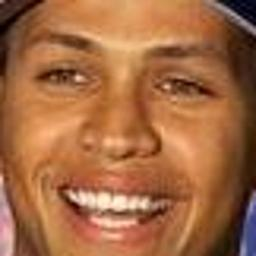
#> input picture dataset/000_001.jpg, 256 x 256 px; its folder holds 4 pictures in this run
$ python PCA.py
#> lines starting #> are read from the running program, lines starting #| are printed output that depends on the picture

# coding: utf-8

# In[1]:


import sys, os
from PIL import Image
import numpy as np
import matplotlib.pyplot as plt


# In[2]:


def read_image(im) :

    # Opening image as greyscale
#> called with im = './dataset/000_001.jpg'
    img = Image.open(im).convert('L')
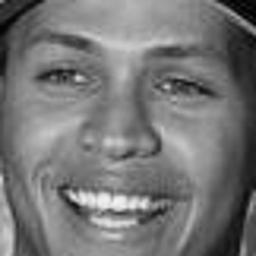
#> img: PIL image 256x256 L; min 1, max 244, mean 117.9
    img.load()

    # Converting image into a numpy array
    data = np.asarray(img, dtype="int32")

    return data


# In[3]:


def PCA_decompose(images, num_comp):

    # # Find mean and center the image
    # centered = (img - np.mean(img.T, axis=1)).T
    #
    # # Find covariance matrix
    # cov = np.cov(centered)
    #
    # # Eigen decomposition, get eigenvalues and eigenvectors
    # [eig_val, eig_vec] = np.linalg.eig(cov)
    #
    # # Getting top num_comp eigen vectors
    # if num_comp>=0 and num_comp<=256:
    #     eig_vec = eig_vec[:,range(num_comp)]
    #
    # # Finally, finding projection of the image
    # projection = np.dot(eig_vec.T, centered)
    #
    # # Returning eigenvalues, eigenvectors, and projection
    # return eig_val, eig_vec, projection

    M = np.mean(images.T, axis=1)
    # print(M)
    # center columns by subtracting column means
    C = images - M
    # print(C)
    # calculate covariance matrix of centered matrix
    V = np.matmul(C, C.T)
    # print(V)
    # eigendecomposition of covariance matrix
    values, vectors = np.linalg.eig(V)
    vectors = vectors[:,range(num_comp)]
    # print(vectors)
    # print(values)
    # project data
    P = vectors.dot(C)
    # print(P.T)
    return values, vectors, P

# In[27]:


def read_train_images():
    images = []
    with open("./sample_train.txt") as f:
            for line in f:
                images.append(line.split()[0])
    return images


# In[53]:


def find_MSE():

    # Specifying directory where files are stored
    train_dir = os.listdir('./dataset')
    # train_dir = read_train_images()
    images = None
# images = np.asarray(images)
    MSE = np.zeros(60)
    for x in train_dir:
        img = read_image('./dataset/' + x)
        img = img.flatten()
        if images is None:
            images = img
        else:
            images = np.vstack([images, img])
#> pass 2 of the loop in find_MSE, `for x in train_dir:`:
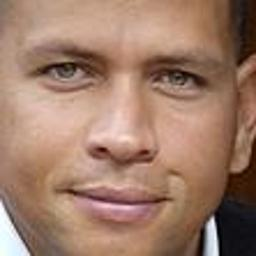
#> input picture dataset/000_005.jpg, 256 x 256 px
#> in read_image (call 2), `img = Image.open(im).convert('L')`:
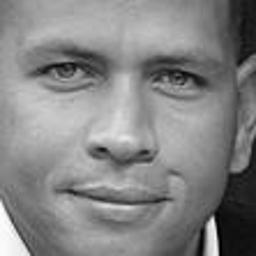
#> img: PIL image 256x256 L; min 0, max 254, mean 132.5
#> pass 3 of the loop in find_MSE, `for x in train_dir:`:
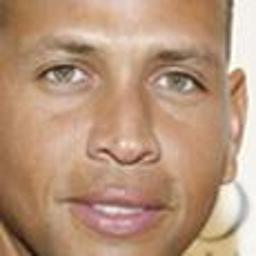
#> input picture dataset/000_023.jpg, 256 x 256 px
#> in read_image (call 3), `img = Image.open(im).convert('L')`:
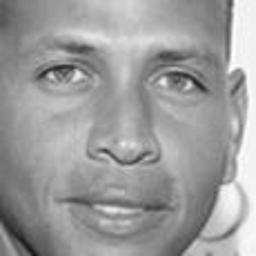
#> img: PIL image 256x256 L; min 18, max 254, mean 157.1
#> the loop made 4 passes; the first 3 are shown
    # Initializing Squared Error list to zero matrices
#     MSE = [ np.zeros((256, 256)) for x in range(0, 10)]
    MSE = np.zeros(60)
#> MSE = 60 values from 0 to 0

    # [11 lines of commented-out code are left out]
    val, vec, pro = PCA_decompose(images, 32)
#> in PCA_decompose, `V = np.matmul(C, C.T)`: V = [[79104314.4, -3890665.6, -42920248.1, -32293400.6], [-3890665.6, 51596069.4, -47342603.1, -362800.6], [-42920248.1, -47342603.1, 139513300.4, -49250449.1], [-32293400.6, -362800.6, -49250449.1, 81906650.4]]
#> in PCA_decompose, `values, vectors = np.linalg.eig(V)`: values = [186392880.5, 112457857.8, -2.38e-08, 53269596.2]; vectors = [[-0.234, 0.733, -0.5, 0.396], [-0.296, 0.00457, -0.5, -0.814], [0.864, -0.061, -0.5, -0.00706], [-0.334, -0.677, -0.5, 0.425]]
    Ar = np.dot(vec,pro).T + np.mean(images,axis=0)
    Ar.shape


# In[54]:


#> (the run stopped early here; a loop or call above may not have finished)
